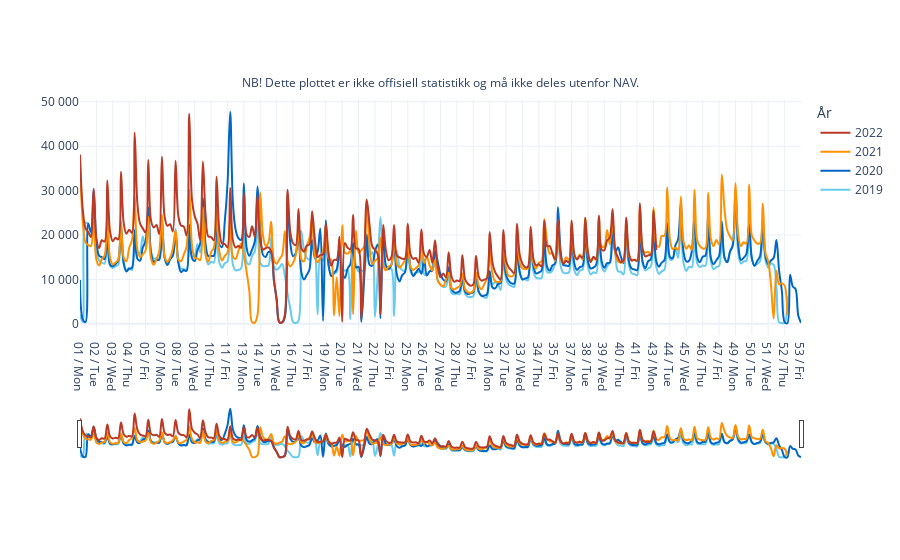

The cell this chart's notebook holds for it:
### Code cell
### Figur over antall sykmeldinger mottatt over samme periode siste tre årene ###

fig_sykmeldinger = px.line(
    df_total_grouped, 
    x='Uke+dag', 
    y='antall', 
    color='År',
    labels={'antall': '', 
            'Uke+dag': ''},
    hover_name='År', 
    line_shape='spline',
    render_mode = "svg",
    color_discrete_sequence = nav_kategorisk,
)

fig_sykmeldinger.update_layout(
    yaxis=dict(tickformat=',d'), 
    separators=', ', 
    hovermode='x unified'
)

fig_sykmeldinger.for_each_trace(
    lambda trace: trace.update(name=trace.name.replace("=", ": " )),
)

n = df_total_grouped['År'].nunique()-1

for i in range(-1,n):
    fig_sykmeldinger['data'][i]['hovertemplate'] = '%{hovertext}<br />Antall: %{y}<extra></extra>'

    
    
fig_sykmeldinger.add_annotation(
    text = annotation_text,
    showarrow= False,
    align= 'center',
    x= 0.5,
    y= 1.12,
    xref= 'paper',
    yref= 'paper'
)

fig_sykmeldinger.update_layout(
    dragmode="zoom",
    legend=dict(traceorder="reversed"),
    height=600,
    template="plotly_white",
    margin=dict(
        t=100,
        b=100
    ),
    xaxis=dict(
        autorange=True,
        rangeslider=dict(
            autorange=True
        )
    )
)

### Figure 1 — Plotly figure (JSON) as saved in the notebook; plotly's stock layout.template omitted (floating-point values rounded to 4 significant figures; data arrays with more than 128 entries replaced by an {"elided": "..."} marker saying what was removed)
{"data": [{"hovertemplate": "%{hovertext}<br />Antall: %{y}<extra></extra>", "hovertext": {"elided": "260 str values"}, "legendgroup": "2019", "line": {"color": "#66CBEC", "dash": "solid", "shape": "spline"}, "marker": {"symbol": "circle"}, "mode": "lines", "name": "2019", "orientation": "v", "showlegend": true, "type": "scatter", "x": {"elided": "260 str values"}, "xaxis": "x", "y": {"elided": "260 int values"}, "yaxis": "y"}, {"hovertemplate": "%{hovertext}<br />Antall: %{y}<extra></extra>", "hovertext": {"elided": "265 str values"}, "legendgroup": "2020", "line": {"color": "#0067C5", "dash": "solid", "shape": "spline"}, "marker": {"symbol": "circle"}, "mode": "lines", "name": "2020", "orientation": "v", "showlegend": true, "type": "scatter", "x": {"elided": "265 str values"}, "xaxis": "x", "y": {"elided": "265 int values"}, "yaxis": "y"}, {"hovertemplate": "%{hovertext}<br />Antall: %{y}<extra></extra>", "hovertext": {"elided": "260 str values"}, "legendgroup": "2021", "line": {"color": "#FF9100", "dash": "solid", "shape": "spline"}, "marker": {"symbol": "circle"}, "mode": "lines", "name": "2021", "orientation": "v", "showlegend": true, "type": "scatter", "x": {"elided": "260 str values"}, "xaxis": "x", "y": {"elided": "260 int values"}, "yaxis": "y"}, {"hovertemplate": "%{hovertext}<br />Antall: %{y}<extra></extra>", "hovertext": {"elided": "212 str values"}, "legendgroup": "2022", "line": {"color": "#BA3A26", "dash": "solid", "shape": "spline"}, "marker": {"symbol": "circle"}, "mode": "lines", "name": "2022", "orientation": "v", "showlegend": true, "type": "scatter", "x": {"elided": "212 str values"}, "xaxis": "x", "y": {"elided": "212 int values"}, "yaxis": "y"}], "layout": {"annotations": [{"align": "center", "showarrow": false, "text": "NB! Dette plottet er ikke offisiell statistikk og må ikke deles utenfor NAV.", "x": 0.5, "xref": "paper", "y": 1.12, "yref": "paper"}], "autosize": true, "dragmode": "zoom", "hovermode": "x unified", "legend": {"title": {"text": "År"}, "tracegroupgap": 0, "traceorder": "reversed"}, "margin": {"b": 100, "t": 100}, "separators": ", ", "xaxis": {"anchor": "y", "autorange": true, "domain": [0, 1], "range": [0, 264], "rangeslider": {"autorange": true, "range": [0, 264], "yaxis": {"_template": null, "rangemode": "match"}}, "title": {"text": ""}, "type": "category"}, "yaxis": {"anchor": "x", "autorange": true, "domain": [0, 1], "range": [-2513, 50407], "tickformat": ",d", "title": {"text": ""}, "type": "linear"}}}
